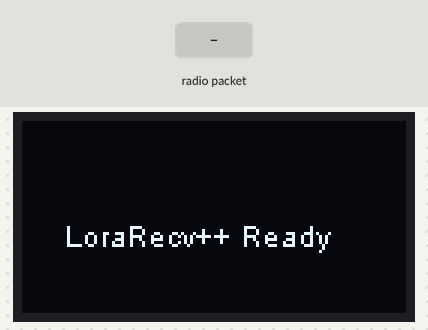
The sketch below on a simulated ESP8266 (NodeMCU). Shown: 128×64 one-colour display. The test bench sets the inputs (shaded band). No radio packets arrive unless stated.

Above: at 3.2 s.
3.3 s: radio packet "1" arrives
At 4.5 s:
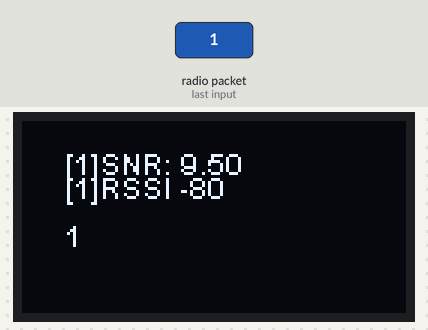
4.8 s: radio packet "0" arrives
At 5.7 s:
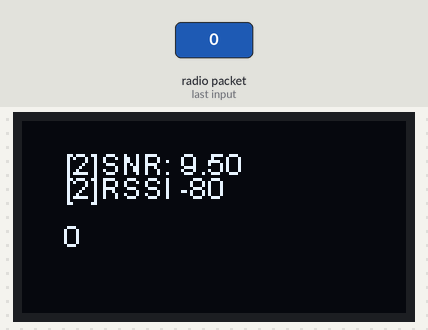
6.3 s: radio packet "2" arrives
At 6.8 s:
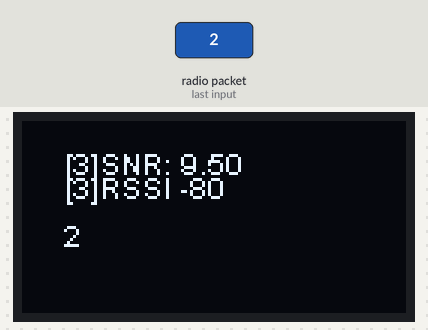
Timing chart, 0 to 9.3 s (numbered marks = the images above; inputs shaded):
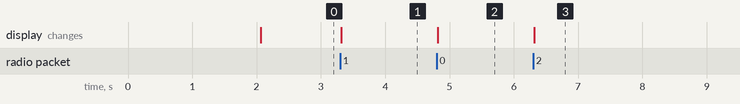

Measured:
- after the input at 3.3 s, the display: changes at once (image 1)
- after the input at 4.8 s, the display: changes at once (image 2)
- after the input at 6.3 s, the display: changes at once (image 3)

The sketch:

AAAAAAAAA.ino
```cpp
#include <SPI.h>
#include <LoRa.h>
#include "board_def.h"

OLED_CLASS_OBJ display(OLED_ADDRESS, OLED_SDA, OLED_SCL);

//display size for better string placement
int width;
int height;

void setup()
{
  Serial.begin(115200);
  while (!Serial);

  if (OLED_RST > 0) {
    pinMode(OLED_RST, OUTPUT);
    digitalWrite(OLED_RST, HIGH);
    delay(100);
    digitalWrite(OLED_RST, LOW);
    delay(100);
    digitalWrite(OLED_RST, HIGH);
  }

  display.init();
  width = display.getWidth() / 2;
  height = display.getHeight() / 2;
  display.flipScreenVertically();
  display.clear();
  display.setFont(ArialMT_Plain_10);
  display.setTextAlignment(TEXT_ALIGN_LEFT);
  display.drawString(width - 50, height, LORA_SENDER ? "LoRa++ Sender" : "LoRa++ Receiver");
  display.display();
  delay(2000);


  SPI.begin(CONFIG_CLK, CONFIG_MISO, CONFIG_MOSI, CONFIG_NSS);
  LoRa.setPins(CONFIG_NSS, CONFIG_RST, CONFIG_DIO0);
  if (!LoRa.begin(BAND)) {
    Serial.println("Starting LoRa failed!");
    while (1);
  }
  if (!LORA_SENDER) {
    display.clear();
    display.drawString(width - 50, height, "LoraRecv++ Ready");
    display.display();
  }
}

int count = 0;
void loop()
{


#if LORA_SENDER
//  LORA SENDER PART -
//  sending random number and counter to the LoRa Receiver
  int32_t rssi;
  count++;
  rssi = random(1, 100);
  display.clear();
  display.setTextAlignment(TEXT_ALIGN_LEFT);
  display.drawString(width - 50, height, String(count) + ". RandNum: " + String(rssi));
  display.display();
  LoRa.beginPacket();
  LoRa.print(count);
  LoRa.print(". Rnd= ");
  LoRa.print(rssi);
  LoRa.endPacket();
  delay(500);

#else
//  LORA RECEIVER PART -
//  displaying random number and counter from the LoRa Sender
  if (LoRa.parsePacket()) {
    String recv = "";
    while (LoRa.available()) {
      recv += (char)LoRa.read();
    }
    count++;
    display.clear();
    display.drawString(width - 50, height, recv);
    String info = "[" + String(count) + "]" + "RSSI " + String(LoRa.packetRssi());
    String snr = "[" + String(count) + "]" + "SNR: " + String(LoRa.packetSnr());
    display.drawString(width - 50, height - 16, info);
    display.drawString(width - 50, height - 24, snr);
    display.display();
  }
#endif
}
```

board_def.h
```cpp
#include <Arduino.h>

#define LORA_V1_0_OLED  0
#define LORA_V1_2_OLED  0
#define LORA_V1_6_OLED  0
#define LORA_V2_0_OLED  1

// Change here whether you define Sender or Receiver.
// The rest should be the same
#define LORA_SENDER 0
//#define LORA_SENDER 1

#define LORA_PERIOD 868
// #define LORA_PERIOD 915
//#define LORA_PERIOD 433

#if LORA_V1_0_OLED
#include <Wire.h>
#include "SSD1306Wire.h"
#define OLED_CLASS_OBJ  SSD1306Wire
#define OLED_ADDRESS    0x3C
#define OLED_SDA    4
#define OLED_SCL    15
#define OLED_RST    16
#define CONFIG_MOSI 27
#define CONFIG_MISO 19
#define CONFIG_CLK  5
#define CONFIG_NSS  18
#define CONFIG_RST  14
#define CONFIG_DIO0 26
// !    There are two versions of TTGO LoRa V1.0,
// !    the 868 version uses the 3D WiFi antenna, and the 433 version uses the PCB antenna.
// !    You need to change the frequency according to the board.

#define SDCARD_MOSI -1
#define SDCARD_MISO -1
#define SDCARD_SCLK -1
#define SDCARD_CS   -1

#elif LORA_V1_2_OLED
//Lora V1.2 ds3231
#include <Wire.h>
#include "SSD1306Wire.h"
#define OLED_CLASS_OBJ  SSD1306Wire
#define OLED_ADDRESS    0x3C
#define OLED_SDA    21
#define OLED_SCL    22
#define OLED_RST    -1
#define CONFIG_MOSI 27
#define CONFIG_MISO 19
#define CONFIG_CLK  5
#define CONFIG_NSS  18
#define CONFIG_RST  23
#define CONFIG_DIO0 26

#define SDCARD_MOSI -1
#define SDCARD_MISO -1
#define SDCARD_SCLK -1
#define SDCARD_CS   -1

#define ENABLE_DS3231

#elif LORA_V1_6_OLED
#include <Wire.h>
#include "SSD1306Wire.h"
#define OLED_CLASS_OBJ  SSD1306Wire
#define OLED_ADDRESS    0x3C
#define OLED_SDA    21
#define OLED_SCL    22
#define OLED_RST    -1

#define CONFIG_MOSI 27
#define CONFIG_MISO 19
#define CONFIG_CLK  5
#define CONFIG_NSS  18
#define CONFIG_RST  23
#define CONFIG_DIO0 26

#define SDCARD_MOSI 15
#define SDCARD_MISO 2
#define SDCARD_SCLK 14
#define SDCARD_CS   13

#elif LORA_V2_0_OLED
#include <Wire.h>
#include "SSD1306Wire.h"
#define OLED_CLASS_OBJ  SSD1306Wire
#define OLED_ADDRESS    0x3C
#define OLED_SDA    21
#define OLED_SCL    22
#define OLED_RST    -1

#define CONFIG_MOSI 27
#define CONFIG_MISO 19
#define CONFIG_CLK  5
#define CONFIG_NSS  18
#define CONFIG_RST  23
#define CONFIG_DIO0 26

#define SDCARD_MOSI 15
#define SDCARD_MISO 2
#define SDCARD_SCLK 14
#define SDCARD_CS   13

#else
#error "please select board"
#endif


#if LORA_PERIOD == 433
#define BAND 433E6
#elif LORA_PERIOD == 868
#define BAND 868E6
#elif LORA_PERIOD == 915
#define BAND 915E6
#else
#error "Please select the correct lora frequency"
#endif
```
